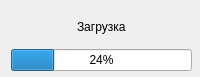
<?xml version="1.0" encoding="UTF-8"?>
<ui version="4.0">
 <class>loader</class>
 <widget class="QWidget" name="loader">
  <property name="geometry">
   <rect>
    <x>0</x>
    <y>0</y>
    <width>200</width>
    <height>77</height>
   </rect>
  </property>
  <property name="minimumSize">
   <size>
    <width>200</width>
    <height>77</height>
   </size>
  </property>
  <property name="maximumSize">
   <size>
    <width>200</width>
    <height>77</height>
   </size>
  </property>
  <property name="windowTitle">
   <string>Form</string>
  </property>
  <widget class="QWidget" name="">
   <property name="geometry">
    <rect>
     <x>11</x>
     <y>10</y>
     <width>181</width>
     <height>61</height>
    </rect>
   </property>
   <layout class="QVBoxLayout" name="verticalLayout">
    <item>
     <layout class="QHBoxLayout" name="horizontalLayout">
      <item>
       <spacer name="horizontalSpacer">
        <property name="orientation">
         <enum>Qt::Horizontal</enum>
        </property>
        <property name="sizeHint" stdset="0">
         <size>
          <width>40</width>
          <height>20</height>
         </size>
        </property>
       </spacer>
      </item>
      <item>
       <widget class="QLabel" name="label">
        <property name="text">
         <string>Загрузка</string>
        </property>
       </widget>
      </item>
      <item>
       <spacer name="horizontalSpacer_2">
        <property name="orientation">
         <enum>Qt::Horizontal</enum>
        </property>
        <property name="sizeHint" stdset="0">
         <size>
          <width>40</width>
          <height>20</height>
         </size>
        </property>
       </spacer>
      </item>
     </layout>
    </item>
    <item>
     <widget class="QProgressBar" name="progressBar">
      <property name="value">
       <number>24</number>
      </property>
     </widget>
    </item>
   </layout>
  </widget>
 </widget>
 <resources/>
 <connections/>
</ui>
